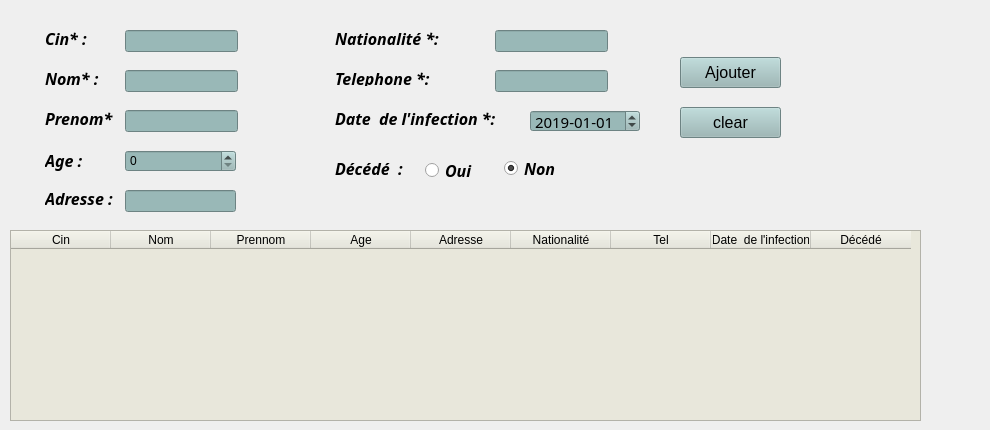
          <widget class="QWidget" name="addP">
           <attribute name="title">
            <string>Ajouter personne</string>
           </attribute>
           <widget class="QTableWidget" name="tableWidget">
            <property name="geometry">
             <rect>
              <x>10</x>
              <y>230</y>
              <width>911</width>
              <height>191</height>
             </rect>
            </property>
            <property name="styleSheet">
             <string notr="true">background-color: rgb(232, 231, 219);
font: 12pt &quot;Imprint MT Shadow&quot;;</string>
            </property>
            <column>
             <property name="text">
              <string>Cin</string>
             </property>
            </column>
            <column>
             <property name="text">
              <string>Nom</string>
             </property>
            </column>
            <column>
             <property name="text">
              <string>Prennom</string>
             </property>
            </column>
            <column>
             <property name="text">
              <string>Age</string>
             </property>
            </column>
            <column>
             <property name="text">
              <string>Adresse</string>
             </property>
            </column>
            <column>
             <property name="text">
              <string>Nationalité</string>
             </property>
            </column>
            <column>
             <property name="text">
              <string>Tel</string>
             </property>
            </column>
            <column>
             <property name="text">
              <string>Date  de l'infection</string>
             </property>
            </column>
            <column>
             <property name="text">
              <string>Décédé</string>
             </property>
            </column>
           </widget>
           <widget class="QLineEdit" name="lineEdit">
            <property name="geometry">
             <rect>
              <x>125</x>
              <y>30</y>
              <width>113</width>
              <height>22</height>
             </rect>
            </property>
            <property name="styleSheet">
             <string notr="true">background-color: rgb(153, 184, 183);</string>
            </property>
           </widget>
           <widget class="QLineEdit" name="lineEdit_2">
            <property name="geometry">
             <rect>
              <x>125</x>
              <y>70</y>
              <width>113</width>
              <height>22</height>
             </rect>
            </property>
            <property name="styleSheet">
             <string notr="true">background-color: rgb(153, 184, 183);</string>
            </property>
           </widget>
           <widget class="QLineEdit" name="lineEdit_3">
            <property name="geometry">
             <rect>
              <x>125</x>
              <y>110</y>
              <width>113</width>
              <height>22</height>
             </rect>
            </property>
            <property name="styleSheet">
             <string notr="true">background-color: rgb(153, 184, 183);</string>
            </property>
           </widget>
           <widget class="QLabel" name="label">
            <property name="geometry">
             <rect>
              <x>45</x>
              <y>30</y>
              <width>55</width>
              <height>16</height>
             </rect>
            </property>
            <property name="font">
             <font>
              <family>Lucida Fax</family>
              <pointsize>12</pointsize>
              <weight>75</weight>
              <italic>true</italic>
              <bold>true</bold>
             </font>
            </property>
            <property name="text">
             <string>Cin* :</string>
            </property>
           </widget>
           <widget class="QLabel" name="label_2">
            <property name="geometry">
             <rect>
              <x>45</x>
              <y>70</y>
              <width>55</width>
              <height>16</height>
             </rect>
            </property>
            <property name="font">
             <font>
              <family>Lucida Fax</family>
              <pointsize>12</pointsize>
              <weight>75</weight>
              <italic>true</italic>
              <bold>true</bold>
             </font>
            </property>
            <property name="text">
             <string>Nom* :</string>
            </property>
           </widget>
           <widget class="QLabel" name="label_3">
            <property name="geometry">
             <rect>
              <x>45</x>
              <y>110</y>
              <width>71</width>
              <height>16</height>
             </rect>
            </property>
            <property name="font">
             <font>
              <family>Lucida Fax</family>
              <pointsize>12</pointsize>
              <weight>75</weight>
              <italic>true</italic>
              <bold>true</bold>
             </font>
            </property>
            <property name="text">
             <string>Prenom* :</string>
            </property>
           </widget>
           <widget class="QLineEdit" name="lineEdit_4">
            <property name="geometry">
             <rect>
              <x>495</x>
              <y>70</y>
              <width>113</width>
              <height>22</height>
             </rect>
            </property>
            <property name="styleSheet">
             <string notr="true">background-color: rgb(153, 184, 183);</string>
            </property>
           </widget>
           <widget class="QLabel" name="label_4">
            <property name="geometry">
             <rect>
              <x>335</x>
              <y>70</y>
              <width>111</width>
              <height>16</height>
             </rect>
            </property>
            <property name="font">
             <font>
              <family>Lucida Fax</family>
              <pointsize>12</pointsize>
              <weight>75</weight>
              <italic>true</italic>
              <bold>true</bold>
             </font>
            </property>
            <property name="text">
             <string>Telephone *:</string>
            </property>
           </widget>
           <widget class="QLabel" name="label_5">
            <property name="geometry">
             <rect>
              <x>335</x>
              <y>110</y>
              <width>181</width>
              <height>16</height>
             </rect>
            </property>
            <property name="font">
             <font>
              <family>Lucida Fax</family>
              <pointsize>12</pointsize>
              <weight>75</weight>
              <italic>true</italic>
              <bold>true</bold>
             </font>
            </property>
            <property name="text">
             <string>Date  de l'infection *:</string>
            </property>
           </widget>
           <widget class="QDateEdit" name="dateEdit">
            <property name="geometry">
             <rect>
              <x>530</x>
              <y>110</y>
              <width>110</width>
              <height>22</height>
             </rect>
            </property>
            <property name="font">
             <font>
              <family>Lucida Bright</family>
              <pointsize>11</pointsize>
             </font>
            </property>
            <property name="styleSheet">
             <string notr="true">background-color: rgb(153, 184, 183);</string>
            </property>
            <property name="dateTime">
             <datetime>
              <hour>0</hour>
              <minute>0</minute>
              <second>0</second>
              <year>2019</year>
              <month>1</month>
              <day>1</day>
             </datetime>
            </property>
            <property name="minimumDate">
             <date>
              <year>2017</year>
              <month>9</month>
              <day>14</day>
             </date>
            </property>
            <property name="displayFormat">
             <string>yyyy-MM-dd</string>
            </property>
           </widget>
           <widget class="QLabel" name="label_6">
            <property name="geometry">
             <rect>
              <x>335</x>
              <y>160</y>
              <width>91</width>
              <height>16</height>
             </rect>
            </property>
            <property name="font">
             <font>
              <family>Lucida Fax</family>
              <pointsize>12</pointsize>
              <weight>75</weight>
              <italic>true</italic>
              <bold>true</bold>
             </font>
            </property>
            <property name="text">
             <string>Décédé  :</string>
            </property>
           </widget>
           <widget class="QRadioButton" name="radioButton">
            <property name="geometry">
             <rect>
              <x>425</x>
              <y>160</y>
              <width>95</width>
              <height>20</height>
             </rect>
            </property>
            <property name="font">
             <font>
              <family>Lucida Fax</family>
              <pointsize>12</pointsize>
              <weight>75</weight>
              <italic>true</italic>
              <bold>true</bold>
             </font>
            </property>
            <property name="text">
             <string>Oui</string>
            </property>
           </widget>
           <widget class="QRadioButton" name="radioButton_2">
            <property name="geometry">
             <rect>
              <x>504</x>
              <y>158</y>
              <width>95</width>
              <height>20</height>
             </rect>
            </property>
            <property name="font">
             <font>
              <family>Lucida Fax</family>
              <pointsize>12</pointsize>
              <weight>75</weight>
              <italic>true</italic>
              <bold>true</bold>
             </font>
            </property>
            <property name="text">
             <string>Non</string>
            </property>
            <property name="checked">
             <bool>true</bool>
            </property>
           </widget>
           <widget class="QPushButton" name="pushButton_6">
            <property name="geometry">
             <rect>
              <x>680</x>
              <y>57</y>
              <width>101</width>
              <height>31</height>
             </rect>
            </property>
            <property name="font">
             <font>
              <family>MS Shell Dlg 2</family>
              <pointsize>12</pointsize>
              <weight>50</weight>
              <italic>false</italic>
              <bold>false</bold>
             </font>
            </property>
            <property name="cursor">
             <cursorShape>PointingHandCursor</cursorShape>
            </property>
            <property name="styleSheet">
             <string notr="true">
background-color: rgb(153, 184, 183);</string>
            </property>
            <property name="text">
             <string>Ajouter</string>
            </property>
           </widget>
           <widget class="QPushButton" name="pushButton_7">
            <property name="geometry">
             <rect>
              <x>680</x>
              <y>107</y>
              <width>101</width>
              <height>31</height>
             </rect>
            </property>
            <property name="font">
             <font>
              <pointsize>12</pointsize>
             </font>
            </property>
            <property name="cursor">
             <cursorShape>PointingHandCursor</cursorShape>
            </property>
            <property name="styleSheet">
             <string notr="true">background-color: rgb(153, 184, 183);</string>
            </property>
            <property name="text">
             <string>clear</string>
            </property>
           </widget>
           <widget class="QLineEdit" name="lineEdit_6">
            <property name="geometry">
             <rect>
              <x>495</x>
              <y>30</y>
              <width>113</width>
              <height>22</height>
             </rect>
            </property>
            <property name="styleSheet">
             <string notr="true">background-color: rgb(153, 184, 183);</string>
            </property>
           </widget>
           <widget class="QLabel" name="label_8">
            <property name="geometry">
             <rect>
              <x>335</x>
              <y>30</y>
              <width>111</width>
              <height>16</height>
             </rect>
            </property>
            <property name="font">
             <font>
              <family>Lucida Fax</family>
              <pointsize>12</pointsize>
              <weight>75</weight>
              <italic>true</italic>
              <bold>true</bold>
             </font>
            </property>
            <property name="text">
             <string>Nationalité *:</string>
            </property>
           </widget>
           <widget class="QLabel" name="label_9">
            <property name="geometry">
             <rect>
              <x>45</x>
              <y>150</y>
              <width>55</width>
              <height>21</height>
             </rect>
            </property>
            <property name="font">
             <font>
              <family>Lucida Fax</family>
              <pointsize>12</pointsize>
              <weight>75</weight>
              <italic>true</italic>
              <bold>true</bold>
             </font>
            </property>
            <property name="text">
             <string>Age :</string>
            </property>
           </widget>
           <widget class="QSpinBox" name="spinBox">
            <property name="geometry">
             <rect>
              <x>125</x>
              <y>150</y>
              <width>111</width>
              <height>22</height>
             </rect>
            </property>
            <property name="styleSheet">
             <string notr="true">background-color: rgb(153, 184, 183);</string>
            </property>
           </widget>
           <widget class="QLineEdit" name="lineEdit_7">
            <property name="geometry">
             <rect>
              <x>125</x>
              <y>190</y>
              <width>111</width>
              <height>22</height>
             </rect>
            </property>
            <property name="styleSheet">
             <string notr="true">background-color: rgb(153, 184, 183);</string>
            </property>
            <property name="text">
             <string/>
            </property>
           </widget>
           <widget class="QLabel" name="label_10">
            <property name="geometry">
             <rect>
              <x>45</x>
              <y>190</y>
              <width>81</width>
              <height>16</height>
             </rect>
            </property>
            <property name="font">
             <font>
              <family>Lucida Fax</family>
              <pointsize>12</pointsize>
              <weight>75</weight>
              <italic>true</italic>
              <bold>true</bold>
             </font>
            </property>
            <property name="text">
             <string>Adresse :</string>
            </property>
           </widget>
           <widget class="QLabel" name="error_1">
            <property name="geometry">
             <rect>
              <x>590</x>
              <y>150</y>
              <width>391</width>
              <height>31</height>
             </rect>
            </property>
            <property name="font">
             <font>
              <family>MS Serif</family>
              <pointsize>14</pointsize>
              <weight>50</weight>
              <italic>false</italic>
              <bold>false</bold>
             </font>
            </property>
            <property name="styleSheet">
             <string notr="true">color: rgb(255, 3, 7);</string>
            </property>
            <property name="text">
             <string/>
            </property>
           </widget>
          </widget>
